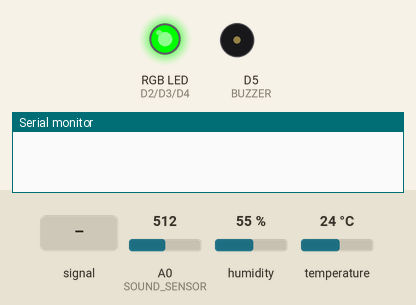
The sketch below on a simulated ESP8266 (NodeMCU). Shown: an RGB LED mixed from three pins (HIGH = lit), buzzer (waves = sounding, pin HIGH), the last lines printed to the serial monitor. The test bench sets the inputs (shaded band); at power-on: humidity 55 %, temperature 24 °C, A0 (SOUND_SENSOR) = 512. WiFi joins after 1.5 s; servers stay silent unless stated.

Above: at 3.0 s.
3.1 s: humidity set to 41 %
7.3 s: humidity set to 38 %
At 9.0 s:
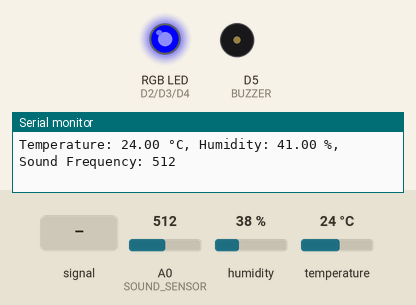
9.3 s: A0 (SOUND_SENSOR) fed a 200 Hz sine of ±460 counts around its level
12.8 s: temperature set to 32 °C
17.5 s: temperature set to 35 °C
At 18.8 s:
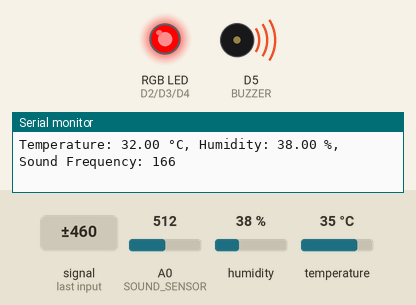
23.5 s: A0 (SOUND_SENSOR) set to 95
27.0 s: A0 (SOUND_SENSOR) set to 80
At 28.7 s:
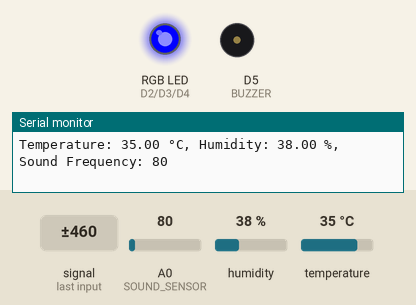
Timing chart, 0 to 30.2 s (numbered marks = the images above; inputs shaded):
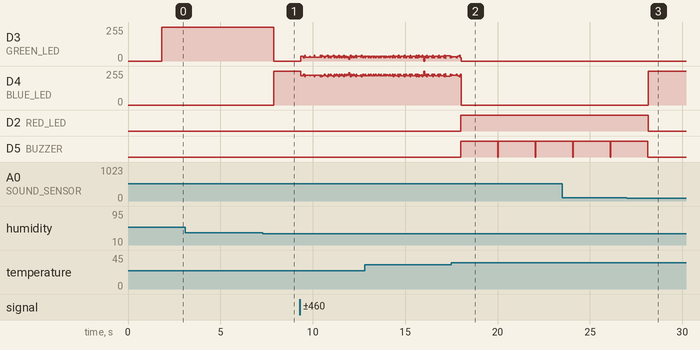

Measured:
- the behaviour switches between 40 and 39 % on humidity (found by bisection; images 0 and 1)
- the behaviour switches between 33 and 34 °C on temperature (found by bisection; images 1 and 2)
- the behaviour switches between 91 and 90 on A0 (SOUND_SENSOR) (found by bisection; images 2 and 3)
- after the input at 7.3 s, D3 (GREEN_LED): 255/255 → 0/255 after 0.60 s; D4 (BLUE_LED): 0/255 → 255/255 after 0.60 s
- after the input at 17.5 s, D2 (RED_LED): LOW → HIGH after 0.52 s; D5 (BUZZER): alternates HIGH for 2.0 s and LOW for 0.03 s, starting after 0.52 s
- after the input at 27.0 s, D4 (BLUE_LED): 0/255 → 255/255 after 1.1 s; D2 (RED_LED): HIGH → LOW after 1.1 s; D5 (BUZZER): goes on until 28.1 s, then stays LOW

The sketch:

bee_health_monitor.ino
```cpp
#define BLYNK_TEMPLATE_ID "TMPL3OSqucMyR"
#define BLYNK_TEMPLATE_NAME "Bee Health"
#define BLYNK_AUTH_TOKEN "6qgSx0h36I0cGlSC0WqX2kog3DkYZaWZ"


#include <Adafruit_Sensor.h>
#include <DHT.h>
#include <ESP8266WiFi.h>
#include <BlynkSimpleEsp8266.h>

#define DHTPIN D1
#define DHTTYPE DHT11
#define SOUND_SENSOR A0
#define RED_LED D2
#define GREEN_LED D3
#define BLUE_LED D4
#define BUZZER D5


char ssid[] = "Redmi K50i";
char pass[] = "987654321";

DHT dht(DHTPIN, DHTTYPE);


BlynkTimer timer;

void sendSensorData() {
  float temperature = dht.readTemperature();
  float humidity = dht.readHumidity();
  int soundFrequency = analogRead(SOUND_SENSOR);


  Blynk.virtualWrite(V1, temperature);
  Blynk.virtualWrite(V2, humidity);
  Blynk.virtualWrite(V3, soundFrequency);


  Serial.print("Temperature: ");
  Serial.print(temperature);
  Serial.print(" °C, Humidity: ");
  Serial.print(humidity);
  Serial.print(" %, Sound Frequency: ");
  Serial.println(soundFrequency);
}

void setup() {
  Serial.begin(9600);
  Blynk.begin(BLYNK_AUTH_TOKEN, ssid, pass);
  dht.begin();
  pinMode(SOUND_SENSOR, INPUT);
  pinMode(RED_LED, OUTPUT);
  pinMode(GREEN_LED, OUTPUT);
  pinMode(BLUE_LED, OUTPUT);
  pinMode(BUZZER, OUTPUT);


  digitalWrite(RED_LED, LOW);
  digitalWrite(GREEN_LED, LOW);
  digitalWrite(BLUE_LED, LOW);
  digitalWrite(BUZZER, LOW);


  timer.setInterval(2000, sendSensorData);
}

void loop() {
  Blynk.run();
  timer.run();


  float temperature = dht.readTemperature();
  float humidity = dht.readHumidity();
  int soundFrequency = analogRead(SOUND_SENSOR);

  bool tempThreshold = (temperature < 0 || temperature > 33);
  bool humidityThreshold = (humidity < 40 || humidity > 80);
  bool soundThreshold = (soundFrequency < 20 || soundFrequency > 90);

  int exceededThresholds = tempThreshold + humidityThreshold + soundThreshold;


  if (exceededThresholds == 1) {
    digitalWrite(RED_LED, LOW);
    digitalWrite(BLUE_LED, LOW);
    digitalWrite(GREEN_LED, HIGH);

  } else if (exceededThresholds == 2) {
    digitalWrite(RED_LED, LOW);
    digitalWrite(GREEN_LED, LOW);
    digitalWrite(BLUE_LED, HIGH);

  } else if (exceededThresholds >= 3) {
    digitalWrite(GREEN_LED, LOW);
    digitalWrite(BLUE_LED, LOW);
    digitalWrite(RED_LED, HIGH);
    digitalWrite(BUZZER, HIGH);
    delay(2000);
    digitalWrite(BUZZER, LOW);
  }

}
```
